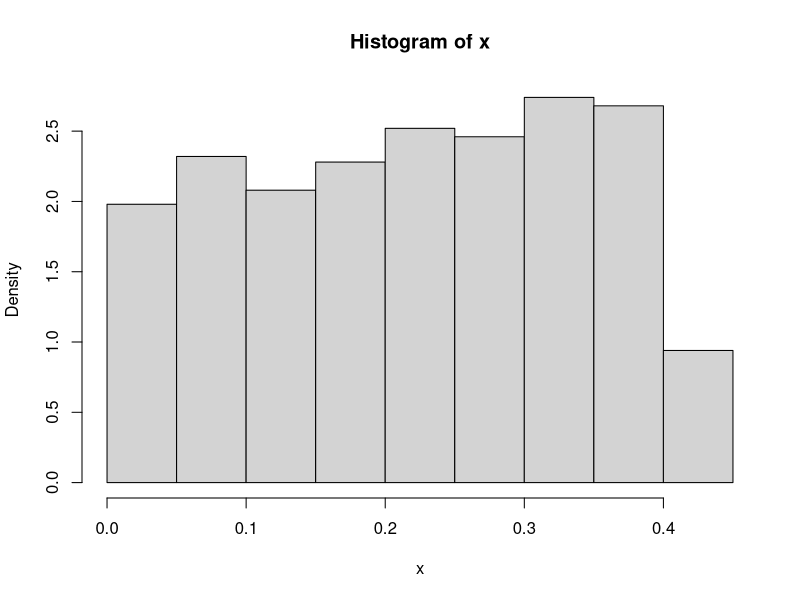
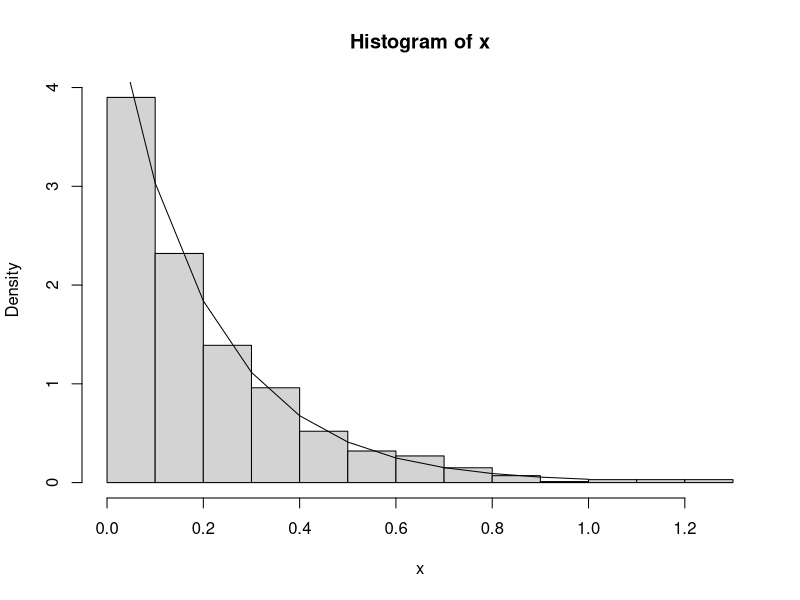
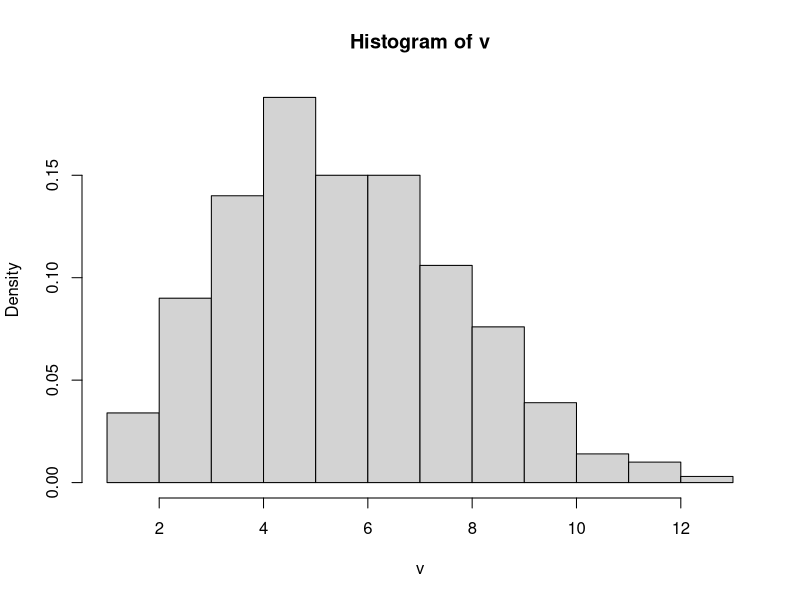
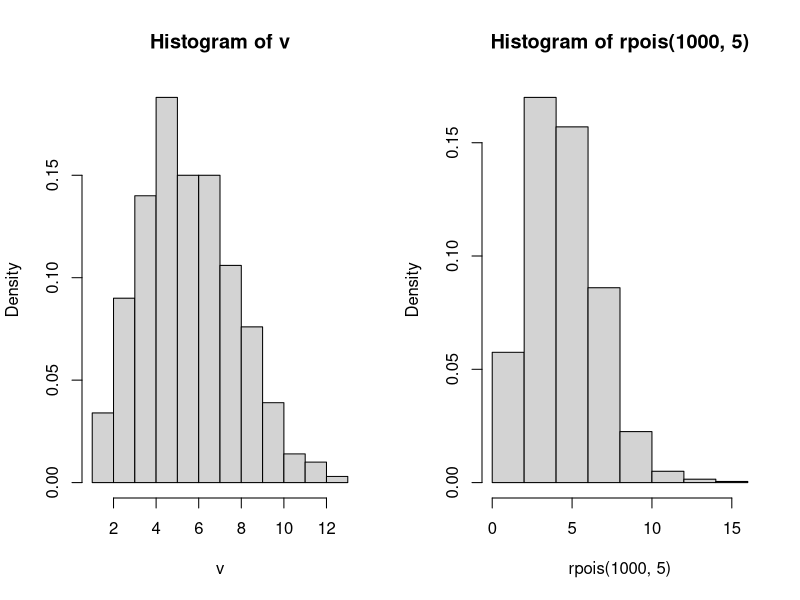
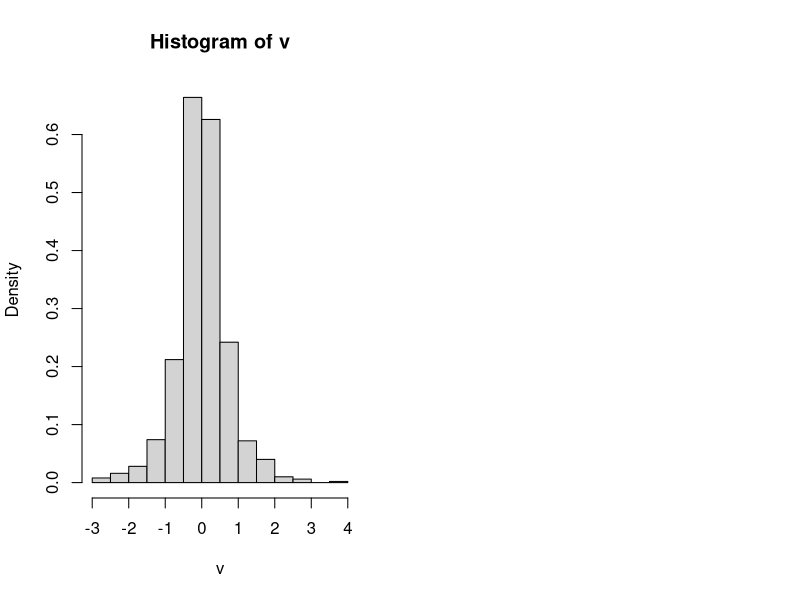
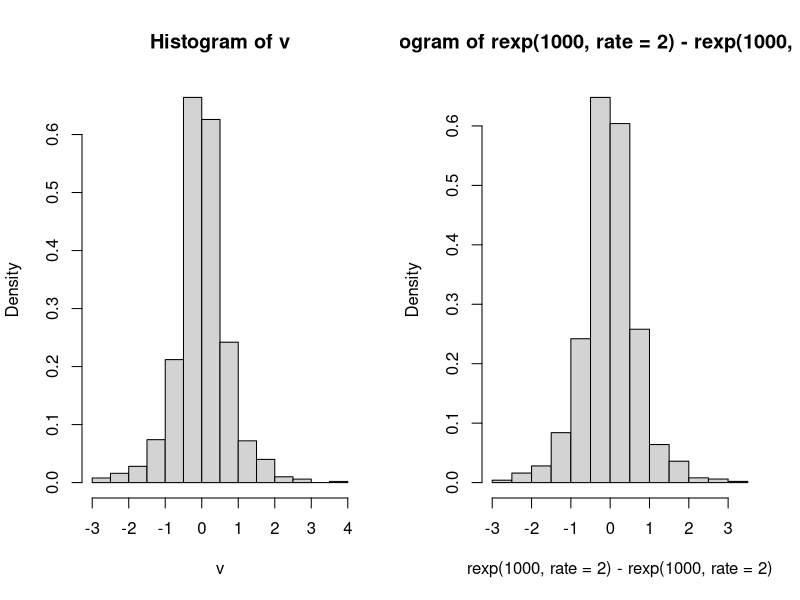

These charts were generated, in order, by the following R code: (Note: this script raises an error after producing the figures.)
# Problem 1.

# d
n <- 1000
u <- runif(n)
x <- sqrt(u+1)-1
hist(x, prob=TRUE)

# e
mean(x)
var(x)

# Problem 2.

# b
n <- 1000
u <- runif(n)
x <- (-1/5)*log(u)

# c
hist(x, prob=TRUE)
y <- seq(0, 1, 0.1)
# density curve f_X(x)
lines(y, 5*exp(-5*y))

# e
m <- 1000
v <- double(m)
for(i in 1:m){
	count <- 0
	total <- 0
	while(total <= 1){
		t <- rexp(1,rate=5)
		total <- total + t
		count <- count + 1
	}
v[i] <- count
}
hist(v,prob=TRUE)

# f
par(mfrow=c(1,2))
hist(v,prob=TRUE)
hist(rpois(1000,5),prob=TRUE)

# Problem 3.

# b
n <- 1000
v <- double(n)
for(i in 1:n){
	u <- runif(1)
	if(u > 0.5){
	v[i] <- (-1/2)*log(2*(1-u))
	}else{
	v[i] <- (1/2)*log(2*u)
	}
}
hist(v, prob=TRUE)

# c
par(mfrow=c(1,2))
hist(v,prob=TRUE)
hist(rexp(1000,rate=2)-rexp(1000,rate=2),prob=TRUE)

# Problem 4.

# c
n <- 1000
# check the number of accepted observations by using
# the counter variable called numaccept.
numaccept <- 0
c <- sqrt(2/pi)*exp(1/2)
# check the number of iterations by using
# the counter variable called numiteration.
numiteration <- 0
# double(n) provides a vector of n zeros.
x <- double(n)
while (numaccept < n){ 
	# we do this one by one.
	#u <- rexp(n, rate=1)-rexp(n, rate=1) 
	u <- runif(1)
	# generate a random observation from g.
	y <- rexp(n, rate=1)-rexp(n, rate=1) 
	# calculate f(y)/[cg(y)] as in Step 4.
	fy <- (exp(-y^2/2)/sqrt(2*pi))
	gy <- (1/2)*exp(-y)
	fcg <- fy/(c*gy)
	if(u < fcg){ 
	# increment the number of accepted observations by 1.
	numaccept <- numaccept + 1
	# we accept y and store in x.
	x[numaccept] <- y
	}
	# increment the number of iterations by 1.
	numiteration <- numiteration + 1
	}
# visual confirmation using histogram
hist(x, prob = TRUE)

# d
# efficiency (probability of acceptance)
efficiency <- numaccept/numiteration
efficiency